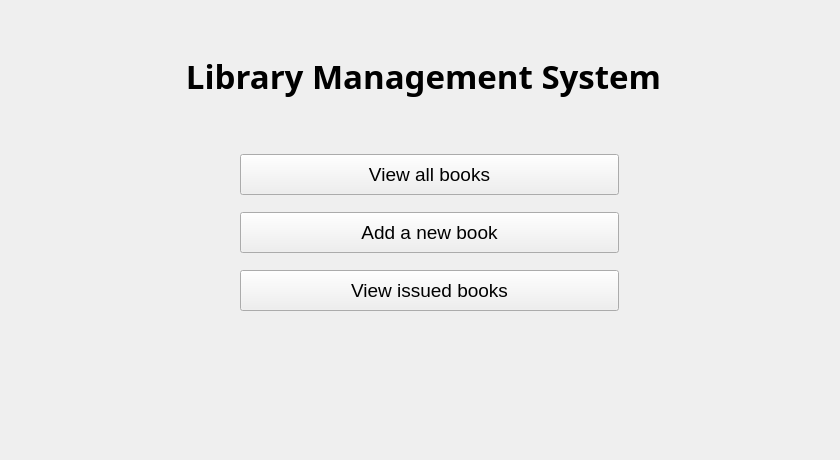
<?xml version="1.0" encoding="UTF-8"?>
<ui version="4.0">
 <class>Dialog</class>
 <widget class="QDialog" name="Dialog">
  <property name="geometry">
   <rect>
    <x>0</x>
    <y>0</y>
    <width>840</width>
    <height>460</height>
   </rect>
  </property>
  <property name="sizePolicy">
   <sizepolicy hsizetype="Fixed" vsizetype="Fixed">
    <horstretch>0</horstretch>
    <verstretch>0</verstretch>
   </sizepolicy>
  </property>
  <property name="minimumSize">
   <size>
    <width>840</width>
    <height>460</height>
   </size>
  </property>
  <property name="maximumSize">
   <size>
    <width>840</width>
    <height>460</height>
   </size>
  </property>
  <property name="windowTitle">
   <string>Menu</string>
  </property>
  <property name="autoFillBackground">
   <bool>false</bool>
  </property>
  <property name="styleSheet">
   <string notr="true"/>
  </property>
  <property name="sizeGripEnabled">
   <bool>false</bool>
  </property>
  <widget class="QLabel" name="titleLabel">
   <property name="enabled">
    <bool>true</bool>
   </property>
   <property name="geometry">
    <rect>
     <x>88</x>
     <y>20</y>
     <width>671</width>
     <height>111</height>
    </rect>
   </property>
   <property name="sizePolicy">
    <sizepolicy hsizetype="Fixed" vsizetype="Fixed">
     <horstretch>0</horstretch>
     <verstretch>0</verstretch>
    </sizepolicy>
   </property>
   <property name="font">
    <font>
     <family>MS Gothic</family>
     <pointsize>25</pointsize>
     <weight>75</weight>
     <italic>false</italic>
     <bold>true</bold>
     <underline>false</underline>
     <strikeout>false</strikeout>
    </font>
   </property>
   <property name="cursor">
    <cursorShape>ArrowCursor</cursorShape>
   </property>
   <property name="mouseTracking">
    <bool>false</bool>
   </property>
   <property name="layoutDirection">
    <enum>Qt::LeftToRight</enum>
   </property>
   <property name="autoFillBackground">
    <bool>false</bool>
   </property>
   <property name="text">
    <string>Library Management System</string>
   </property>
   <property name="textFormat">
    <enum>Qt::AutoText</enum>
   </property>
   <property name="scaledContents">
    <bool>false</bool>
   </property>
   <property name="alignment">
    <set>Qt::AlignCenter</set>
   </property>
  </widget>
  <widget class="QPushButton" name="viewBooksButton">
   <property name="geometry">
    <rect>
     <x>240</x>
     <y>154</y>
     <width>379</width>
     <height>41</height>
    </rect>
   </property>
   <property name="font">
    <font>
     <pointsize>14</pointsize>
     <weight>50</weight>
     <italic>false</italic>
     <bold>false</bold>
     <stylestrategy>PreferDefault</stylestrategy>
    </font>
   </property>
   <property name="focusPolicy">
    <enum>Qt::NoFocus</enum>
   </property>
   <property name="acceptDrops">
    <bool>false</bool>
   </property>
   <property name="autoFillBackground">
    <bool>true</bool>
   </property>
   <property name="styleSheet">
    <string notr="true"/>
   </property>
   <property name="text">
    <string>View all books</string>
   </property>
   <property name="autoDefault">
    <bool>true</bool>
   </property>
   <property name="default">
    <bool>false</bool>
   </property>
   <property name="flat">
    <bool>false</bool>
   </property>
  </widget>
  <widget class="QPushButton" name="addNewBookButton">
   <property name="geometry">
    <rect>
     <x>240</x>
     <y>212</y>
     <width>379</width>
     <height>41</height>
    </rect>
   </property>
   <property name="font">
    <font>
     <pointsize>14</pointsize>
    </font>
   </property>
   <property name="text">
    <string>Add a new book</string>
   </property>
   <property name="autoDefault">
    <bool>false</bool>
   </property>
  </widget>
  <widget class="QPushButton" name="viewIssuedBooksButton">
   <property name="geometry">
    <rect>
     <x>240</x>
     <y>270</y>
     <width>379</width>
     <height>41</height>
    </rect>
   </property>
   <property name="font">
    <font>
     <pointsize>14</pointsize>
    </font>
   </property>
   <property name="text">
    <string>View issued books</string>
   </property>
   <property name="autoDefault">
    <bool>false</bool>
   </property>
  </widget>
 </widget>
 <resources/>
 <connections/>
</ui>
